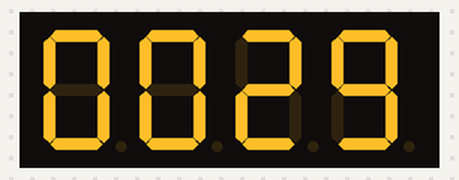
A sketch run on a simulated Arduino Uno, built with avr-gcc and run on an emulated ATmega328P. Shown: 4-digit seven-segment display. Wiring (inferred from the names in the program): 4-digit 7-segment display, segments lit when HIGH: segments pin 12, pin 10, pin 6, pin 8, pin 9, pin 11, pin 5, pin 7; digit selects pin 4, pin 2, pin 3, pin 13. The segment pins are drawn as the display they are named for.

Above: at 0.31 s.
At 9.17 s:
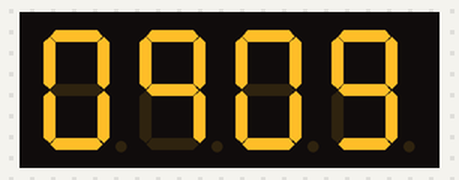
At 13.89 s:
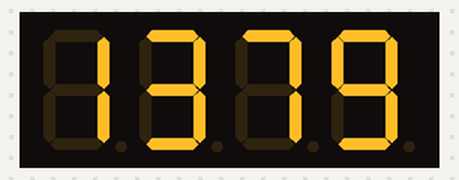
At 19.13 s:
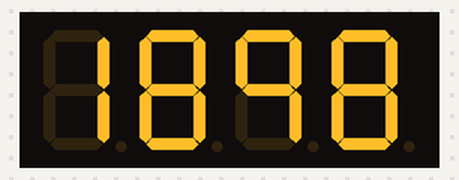
At 29.53 s:
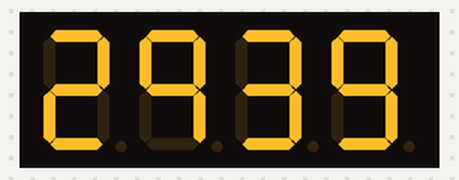
At 39.87 s:
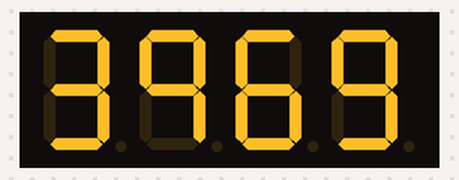

The sketch:

task_1.ino
```cpp
#include <Arduino.h>

const uint8_t segPins[] = {12, 10, 6, 8, 9, 11, 5, 7};

const uint8_t digitPins[] = {13, 3, 2, 4};

const uint8_t digits[10] = {
  0b00111111,
  0b00000110,
  0b01011011,
  0b01001111,
  0b01100110,
  0b01101101,
  0b01111101,
  0b00000111,
  0b01111111,
  0b01100111
};

int numberToDisplay = 1234;

const long refreshInterval = 2000;
int currentDigit = 0;
unsigned long previousRefreshTime = 0;

const long counterInterval = 10;
unsigned long previousCounterTime = 0;
int currentCounterValue = 0;

void dispLayNumber(int vaLue) {
  int d[4];
  d[0] = vaLue % 10;
  d[1] = (vaLue / 10) % 10;
  d[2] = (vaLue / 100) % 10;
  d[3] = (vaLue / 1000) % 10;

  unsigned long currentMicros = micros();

  if (currentMicros - previousRefreshTime >= refreshInterval / 4) {
    previousRefreshTime = currentMicros;

    digitalWrite(digitPins[currentDigit], HIGH);

    currentDigit = (currentDigit + 1) % 4;

    uint8_t pattern = digits[d[currentDigit]];

    for (int s = 0; s < 8; s++) {
      digitalWrite(segPins[s], (pattern >> s) & 1);
    }

    digitalWrite(digitPins[currentDigit], LOW);
  }
}

void setup() {
  for (int i = 0; i < 8; i++) {
    pinMode(segPins[i], OUTPUT);
    digitalWrite(segPins[i], LOW);
  }

  for (int i = 0; i < 4; i++) {
    pinMode(digitPins[i], OUTPUT);
    digitalWrite(digitPins[i], HIGH);
  }
}

void loop() {
  unsigned long currentMillis = millis();

  if (currentMillis - previousCounterTime >= counterInterval) {
    previousCounterTime = currentMillis;

    currentCounterValue = (currentCounterValue + 1) % 10000;
    numberToDisplay = currentCounterValue;
  }

  dispLayNumber(numberToDisplay);
}
```
